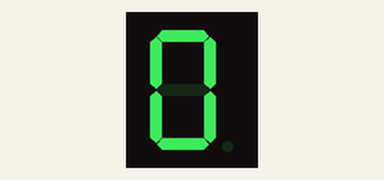
Recording of a sketch running on a simulated Arduino Uno, built with avr-gcc and run on an emulated ATmega328P. On the bench: 1-digit seven-segment display. Wiring (inferred from the names in the program): 1-digit 7-segment display, segments lit when LOW: segments pin 12, pin 13, pin 3, pin 4, pin 5, pin 11, pin 10, pin 2. The segment pins are drawn as the display they are named for.

Above: at 0.1 s.
At 1.1 s:
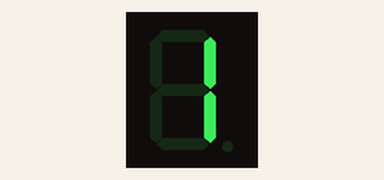
At 2.1 s:
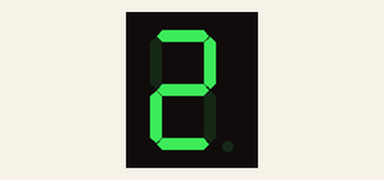
At 4.1 s:
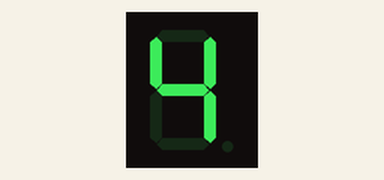
At 6.1 s:
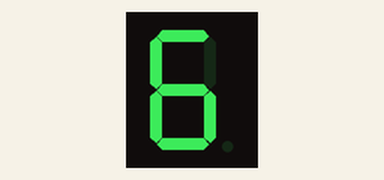
At 9.1 s:
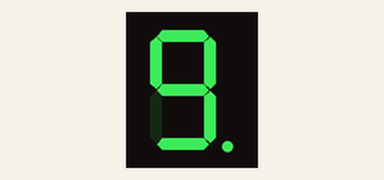

The sketch:

CommonAnode.ino
```cpp
#define A	12
#define B	13
#define C	3
#define D	4
#define E	5
#define F	11
#define G	10
#define DP	2

void setup(){
  pinMode(A, OUTPUT);
  pinMode(B, OUTPUT);
  pinMode(C, OUTPUT);
  pinMode(D, OUTPUT);
  pinMode(E, OUTPUT);
  pinMode(F, OUTPUT);
  pinMode(G, OUTPUT);
  pinMode(DP, OUTPUT);
}

void loop(){
  number0(); 	delay(1000);
  number1();	delay(1000);
  number2();	delay(1000);
  number3();	delay(1000);
  number4();	delay(1000);
  number5();	delay(1000);
  number6();	delay(1000);
  number7();	delay(1000);
  number8();	delay(1000);
  number9();	delay(1000);
}

void number0(){
  digitalWrite(A, LOW);
  digitalWrite(B, LOW);
  digitalWrite(C, LOW);
  digitalWrite(D, LOW);
  digitalWrite(E, LOW);
  digitalWrite(F, LOW);
  digitalWrite(G, HIGH);
  digitalWrite(DP, HIGH);
}

void number1(){
  digitalWrite(A, HIGH);
  digitalWrite(B, LOW);
  digitalWrite(C, LOW);
  digitalWrite(D, HIGH);
  digitalWrite(E, HIGH);
  digitalWrite(F, HIGH);
  digitalWrite(G, HIGH);
  digitalWrite(DP, HIGH);
}
void number2(){
  digitalWrite(A, LOW);
  digitalWrite(B, LOW);
  digitalWrite(C, HIGH);
  digitalWrite(D, LOW);
  digitalWrite(E, LOW);
  digitalWrite(F, HIGH);
  digitalWrite(G, LOW);
  digitalWrite(DP, HIGH);
}
void number3(){
  digitalWrite(A, LOW);
  digitalWrite(B, LOW);
  digitalWrite(C, LOW);
  digitalWrite(D, LOW);
  digitalWrite(E, HIGH);
  digitalWrite(F, HIGH);
  digitalWrite(G, LOW);
  digitalWrite(DP, HIGH);
}

void number4(){
  digitalWrite(A, HIGH);
  digitalWrite(B, LOW);
  digitalWrite(C, LOW);
  digitalWrite(D, HIGH);
  digitalWrite(E, HIGH);
  digitalWrite(F, LOW);
  digitalWrite(G, LOW);
  digitalWrite(DP, HIGH);
}
void number5(){
  digitalWrite(A, LOW);
  digitalWrite(B, HIGH);
  digitalWrite(C, LOW);
  digitalWrite(D, LOW);
  digitalWrite(E, HIGH);
  digitalWrite(F, LOW);
  digitalWrite(G, LOW);
  digitalWrite(DP, HIGH);
}
void number6(){
  digitalWrite(A, LOW);
  digitalWrite(B, HIGH);
  digitalWrite(C, LOW);
  digitalWrite(D, LOW);
  digitalWrite(E, LOW);
  digitalWrite(F, LOW);
  digitalWrite(G, LOW);
  digitalWrite(DP, HIGH);
}

void number7(){
  digitalWrite(A, LOW);
  digitalWrite(B, LOW);
  digitalWrite(C, LOW);
  digitalWrite(D, HIGH);
  digitalWrite(E, HIGH);
  digitalWrite(F, HIGH);
  digitalWrite(G, HIGH);
  digitalWrite(DP, HIGH);
}
void number8(){
  digitalWrite(A, LOW);
  digitalWrite(B, LOW);
  digitalWrite(C, LOW);
  digitalWrite(D, LOW);
  digitalWrite(E, LOW);
  digitalWrite(F, LOW);
  digitalWrite(G, LOW);
  digitalWrite(DP, HIGH);
}
void number9(){
  digitalWrite(A, LOW);
  digitalWrite(B, LOW);
  digitalWrite(C, LOW);
  digitalWrite(D, LOW);
  digitalWrite(E, HIGH);
  digitalWrite(F, LOW);
  digitalWrite(G, LOW);
  digitalWrite(DP, LOW);
}
```

Measured:
- by itself, everything shown: repeats every 10.0 s, in 10 steps
- what the display in image 1 shows lasts 1.0 s, from 1.0 s to 2.0 s
